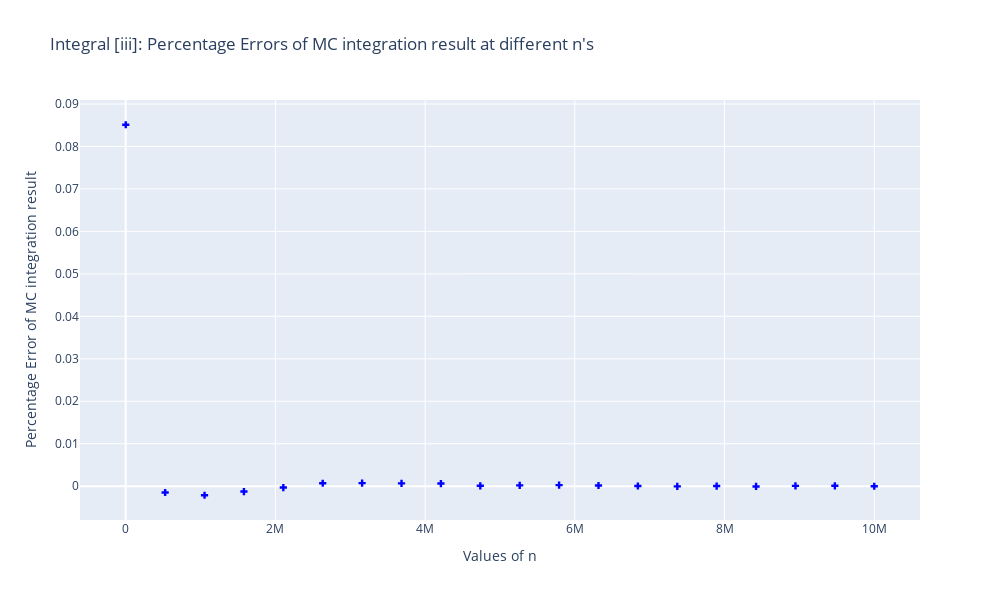

Notebook code cell kept with this figure:
### Code cell
# Plot the final errors at different n's - Integral iii
fig = px.scatter(
    errors, x='n', y='Error iii Percentage', 
    labels={'n': 'Values of n', 'Error iii Percentage': 
            'Percentage Error of MC integration result'},
    title="Integral [iii]: Percentage Errors of MC integration result at different n's"
     ).update_traces(mode='markers', marker=dict(symbol='cross', color='blue'))
fig.show()

### Figure 1 — Plotly figure (JSON) as saved in the notebook; plotly's stock layout.template omitted (floating-point values rounded to 4 significant figures)
{"data": [{"hovertemplate": "Values of n=%{x}<br>Percentage Error of MC integration result=%{y}<extra></extra>", "legendgroup": "", "marker": {"color": "blue", "symbol": "cross"}, "mode": "markers", "name": "", "orientation": "v", "showlegend": false, "type": "scatter", "x": [1000, 527263, 1053526, 1579789, 2106052, 2632315, 3158578, 3684842, 4211105, 4737368, 5263631, 5789894, 6316157, 6842421, 7368684, 7894947, 8421210, 8947473, 9473736, 10000000], "xaxis": "x", "y": [0.08511, -0.001488, -0.002136, -0.001265, -0.0003234, 0.0006875, 0.0007293, 0.0006715, 0.0006228, 8.7e-05, 0.0001912, 0.0002573, 0.0001624, 4.242e-05, -5.24e-05, 2.836e-05, -5.886e-05, 7.134e-05, 8.388e-05, -1.662e-05], "yaxis": "y"}], "layout": {"height": 600, "legend": {"tracegroupgap": 0}, "title": {"text": "Integral [iii]: Percentage Errors of MC integration result at different n's"}, "width": 1000, "xaxis": {"anchor": "y", "domain": [0, 1], "title": {"text": "Values of n"}}, "yaxis": {"anchor": "x", "domain": [0, 1], "title": {"text": "Percentage Error of MC integration result"}}}}
